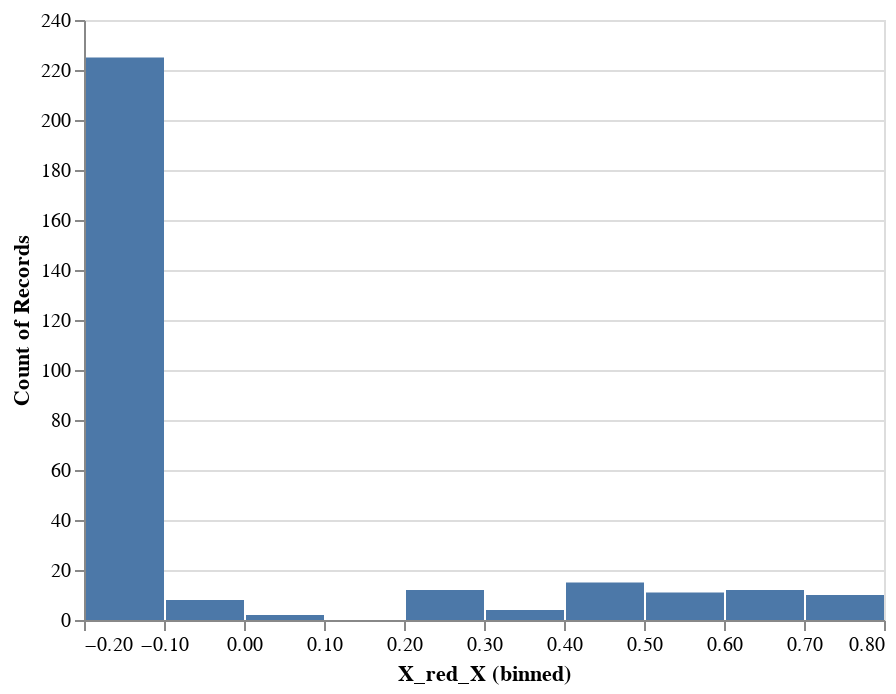

Write notebook code for a chart like this one.
### Code cell
alt.Chart(PCA_components).mark_bar().encode(
    alt.X("X_red_X", bin=True),
    y='count()',
).interactive()
#alt.Bin(extent=[0,1], step=0.05)
#sns.displot(TSNE_components, x="risk_rating")
#plt.show()

### Figure 1 — Vega-Lite specification as saved in the notebook (floating-point values rounded to 4 significant figures; data arrays with more than 128 entries replaced by an {"elided": "..."} marker saying what was removed)
{"config": {"view": {"continuousWidth": 400, "continuousHeight": 300}}, "data": {"name": "data-3ef14c2938a4c7baa8cb37e13a6088a0"}, "mark": "bar", "encoding": {"x": {"type": "quantitative", "bin": true, "field": "X_red_X"}, "y": {"type": "quantitative", "aggregate": "count"}}, "selection": {"selector004": {"type": "interval", "bind": "scales", "encodings": ["x", "y"]}}, "$schema": "https://vega.github.io/schema/vega-lite/v4.8.1.json", "datasets": {"data-3ef14c2938a4c7baa8cb37e13a6088a0": {"elided": "299 records"}}}
